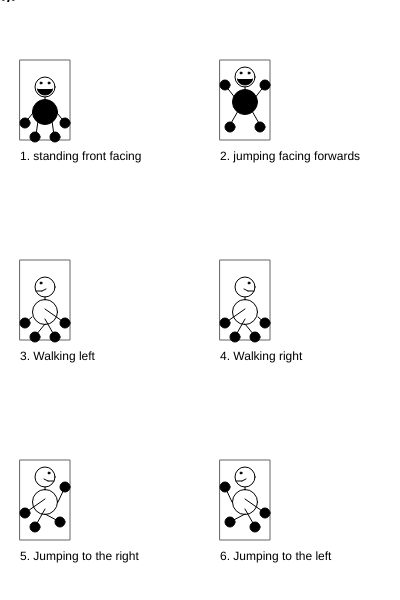
Frame 1 (no input)
Frame 60 (no input): identical to frame 1, image omitted
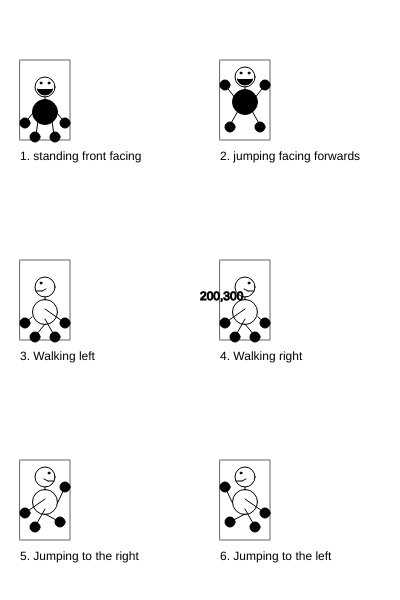
Frame 120 (the mouse pressed at the canvas centre since frame 60)

The p5.js sketch that drew these frames (run headless with seeded random() and noise() and a simulated clock; from frame 60 on, the mouse is pressed at the canvas centre):

// p5.js sketch
// ── sketch.js
/*

The Game Project

2 - Game character

Use p5 drawing functions such as rect, ellipse, line, triangle and
point to draw the different states of your game character.

Write the code so that your character appears inside the box for each
state.

IMPORTANT: For each box the variables gameChar_x & gameChar_y are set to the bottom
center of the box. You must combine these variables with arithmetic to
determine the position of each shape that you draw. This will later allow
you to adjust the position of your game character.

Each state is worth two marks:

//standing front facing = 2
//jumping facing forwards = 2
//walking left = 2
//walking right = 2
//jumping left and jumping right = 2

0 marks = not a reasonable attempt
1 mark = attempted but it lacks detail and you didn't use gameChar_x and gameChar_y correctly
2 marks = you've used a selction of shape functions and made consistent use of gameChar_x and gameChar_y

WARNING: Do not get too carried away. If you're character takes more than 5 lines
of code to draw then you've probably over done it.

** Only submit your sketch.js **

*/

var gameChar_x = 0;
var gameChar_y = 0;

function setup()
{
	createCanvas(400, 600);
}

function draw()
{
	background(255);

	//Standing, facing frontwards

	stroke(100);
	noFill();
	rect(20, 60, 50, 80);
	noStroke();
	fill(0);
	text("1. standing front facing", 20, 160);

	gameChar_x = 45;
	gameChar_y = 137;
	//Add your code here ...
	stroke(0)
	fill(255)		
		ellipse(gameChar_x,gameChar_y-50,20);//head	
	fill(0);	
		ellipse(gameChar_x,gameChar_y-25,25);//body
		ellipse(gameChar_x-10,gameChar_y,10);//left foot
		ellipse(gameChar_x+10,gameChar_y,10);//right foot
		ellipse(gameChar_x+20,gameChar_y-14,10)//right hand
		ellipse(gameChar_x-20,gameChar_y-14,10)//left hand
		ellipse(gameChar_x+4,gameChar_y-54,2);//right eye
		ellipse(gameChar_x-4,gameChar_y-54,2);//left eye
		arc(gameChar_x,gameChar_y-48, gameChar_x-30,gameChar_y-125,radians(0),radians(180));//smile 
	stroke(0)
	strokeWeight(1)
		line(gameChar_x+7,gameChar_y-16,gameChar_x+9,gameChar_y-2)//right leg
		line(gameChar_x-7,gameChar_y-16,gameChar_x-9,gameChar_y-2)//left leg
		line(gameChar_x,gameChar_y-40,gameChar_x,gameChar_y-34)//neck
		line(gameChar_x+9,gameChar_y-28,gameChar_x+20,gameChar_y-14)//right arm
		line(gameChar_x-9,gameChar_y-28,gameChar_x-20,gameChar_y-14)//left arm


	//Jumping facing forwards
	stroke(100);
	noFill();
	rect(220, 60, 50, 80);
	noStroke();
	fill(0);
	text("2. jumping facing forwards", 220, 160);

	gameChar_x = 245;
	gameChar_y = 137;
	//Add your code here ...
	
	stroke(0)
	fill(255)		
		ellipse(gameChar_x,gameChar_y-60,20);//head	
	fill(0);	
		ellipse(gameChar_x,gameChar_y-35,25);//body
		ellipse(gameChar_x-15,gameChar_y-10,10);//left foot
		ellipse(gameChar_x+15,gameChar_y-10,10);//right foot
		ellipse(gameChar_x+20,gameChar_y-52,10)//right hand
		ellipse(gameChar_x-20,gameChar_y-52,10)//left hand
		ellipse(gameChar_x+4,gameChar_y-64,2);//right eye
		ellipse(gameChar_x-4,gameChar_y-64,2);//left eye
		arc(gameChar_x,gameChar_y-58, gameChar_x-230,gameChar_y-125,radians(0),radians(180));//smile 
	stroke(0)
	strokeWeight(1)
		line(gameChar_x+7,gameChar_y-26,gameChar_x+15,gameChar_y-12)//right leg
		line(gameChar_x-7,gameChar_y-26,gameChar_x-15,gameChar_y-12)//left leg
		line(gameChar_x,gameChar_y-50,gameChar_x,gameChar_y-44)//neck
		line(gameChar_x+9,gameChar_y-38,gameChar_x+20,gameChar_y-52)//right arm
		line(gameChar_x-9,gameChar_y-38,gameChar_x-20,gameChar_y-52)//left arm


	//Walking, turned left
	stroke(100);
	noFill();
	rect(20, 260, 50, 80);
	noStroke();
	fill(0);
	text("3. Walking left", 20, 360);

	gameChar_x = 45;
	gameChar_y = 337;
	//Add your code here ...

	stroke(0)
	fill(255)		
		ellipse(gameChar_x,gameChar_y-50,20);//head
		ellipse(gameChar_x,gameChar_y-25,25);//body	
	fill(0);	
		ellipse(gameChar_x-10,gameChar_y,10);//left foot
		ellipse(gameChar_x+10,gameChar_y,10);//right foot
		ellipse(gameChar_x+20,gameChar_y-14,10)//right hand
		ellipse(gameChar_x-20,gameChar_y-14,10)//left hand
		ellipse(gameChar_x-4,gameChar_y-54,2);//eye
	stroke(0)
	strokeWeight(1)
		line(gameChar_x,gameChar_y-18,gameChar_x+9,gameChar_y-2)//right leg
		line(gameChar_x,gameChar_y-13,gameChar_x-9,gameChar_y-2)//left leg
		line(gameChar_x,gameChar_y-40,gameChar_x,gameChar_y-37)//neck
		line(gameChar_x,gameChar_y-28,gameChar_x+20,gameChar_y-14)//right arm
		line(gameChar_x-13,gameChar_y-20,gameChar_x-20,gameChar_y-14)//left arm
		line(gameChar_x-9,gameChar_y-46,gameChar_x-3,gameChar_y-46)//half smile
		line(gameChar_x-3,gameChar_y-46,gameChar_x+1,gameChar_y-48,)//half smile


	//Walking, turned right
	stroke(100);
	noFill();
	rect(220, 260, 50, 80);
	noStroke();
	fill(0);
	text("4. Walking right", 220, 360);

	gameChar_x = 245;
	gameChar_y = 337;
	//Add your code here ...

	stroke(0)
	fill(255)
		ellipse(gameChar_x,gameChar_y-50,20);//head		
		ellipse(gameChar_x,gameChar_y-25,25);//body	
	fill(0);	
		ellipse(gameChar_x-10,gameChar_y,10);//left foot
		ellipse(gameChar_x+10,gameChar_y,10);//right foot
		ellipse(gameChar_x+20,gameChar_y-14,10)//right hand
		ellipse(gameChar_x-20,gameChar_y-14,10)//left hand
		ellipse(gameChar_x+4,gameChar_y-54,2);//eye
		
	stroke(0)
	strokeWeight(1)
		line(gameChar_x,gameChar_y-13,gameChar_x+9,gameChar_y-2)//right leg
		line(gameChar_x,gameChar_y-18,gameChar_x-9,gameChar_y-2)//left leg
		line(gameChar_x,gameChar_y-40,gameChar_x,gameChar_y-37)//neck
		line(gameChar_x+13,gameChar_y-20,gameChar_x+20,gameChar_y-14)//right arm
		line(gameChar_x,gameChar_y-28,gameChar_x-20,gameChar_y-14)//left arm
		line(gameChar_x+9,gameChar_y-46,gameChar_x+3,gameChar_y-46)//half smile
		line(gameChar_x+3,gameChar_y-46,gameChar_x-1,gameChar_y-48,)//half smile


	//Jumping right
	stroke(100);
	noFill();
	rect(20, 460, 50, 80);
	noStroke();
	fill(0);
	text("5. Jumping to the right", 20, 560);

	gameChar_x = 45;
	gameChar_y = 537;
	//Add your code here ...

	stroke(0)
	fill(255)
		ellipse(gameChar_x,gameChar_y-60,20);//head		
		ellipse(gameChar_x,gameChar_y-35,25);//body	
	fill(0);	
		ellipse(gameChar_x-10,gameChar_y-10,10);//left foot
		ellipse(gameChar_x+15,gameChar_y-15,10);//right foot
		ellipse(gameChar_x+20,gameChar_y-50,10)//right hand
		ellipse(gameChar_x-20,gameChar_y-24,10)//left hand
		ellipse(gameChar_x+4,gameChar_y-64,2);//eye
		
	stroke(0)
	strokeWeight(1)
		line(gameChar_x,gameChar_y-23,gameChar_x+15,gameChar_y-15)//right leg
		line(gameChar_x,gameChar_y-28,gameChar_x-9,gameChar_y-12)//left leg
		line(gameChar_x,gameChar_y-50,gameChar_x,gameChar_y-47)//neck
		line(gameChar_x+13,gameChar_y-35,gameChar_x+20,gameChar_y-50)//right arm
		line(gameChar_x,gameChar_y-38,gameChar_x-20,gameChar_y-24)//left arm
		line(gameChar_x+9,gameChar_y-56,gameChar_x+3,gameChar_y-56)//half smile
		line(gameChar_x+3,gameChar_y-56,gameChar_x-1,gameChar_y-58,)//half smile

	//Jumping to the left
	stroke(100);
	noFill();
	rect(220, 460, 50, 80);
	noStroke();
	fill(0);
	text("6. Jumping to the left", 220, 560);

	gameChar_x = 245;
	gameChar_y = 537;
	//Add your code here ...

	stroke(0)
	fill(255)		
		ellipse(gameChar_x,gameChar_y-60,20);//head
		ellipse(gameChar_x,gameChar_y-35,25);//body	
	fill(0);	
		ellipse(gameChar_x-15,gameChar_y-15,10);//left foot
		ellipse(gameChar_x+10,gameChar_y-10,10);//right foot
		ellipse(gameChar_x+20,gameChar_y-24,10)//right hand
		ellipse(gameChar_x-20,gameChar_y-50,10)//left hand
		ellipse(gameChar_x-4,gameChar_y-64,2);//eye
	stroke(0)
	strokeWeight(1)
		line(gameChar_x,gameChar_y-28,gameChar_x+9,gameChar_y-12)//right leg
		line(gameChar_x,gameChar_y-23,gameChar_x-15,gameChar_y-15)//left leg
		line(gameChar_x,gameChar_y-50,gameChar_x,gameChar_y-47)//neck
		line(gameChar_x,gameChar_y-38,gameChar_x+20,gameChar_y-24)//right arm
		line(gameChar_x-13,gameChar_y-35,gameChar_x-20,gameChar_y-50)//left arm
		line(gameChar_x-9,gameChar_y-56,gameChar_x-3,gameChar_y-56)//half smile
		line(gameChar_x-3,gameChar_y-56,gameChar_x+1,gameChar_y-58,)//half smile

	text(mouseX+","+mouseY, mouseX, mouseY);
}
